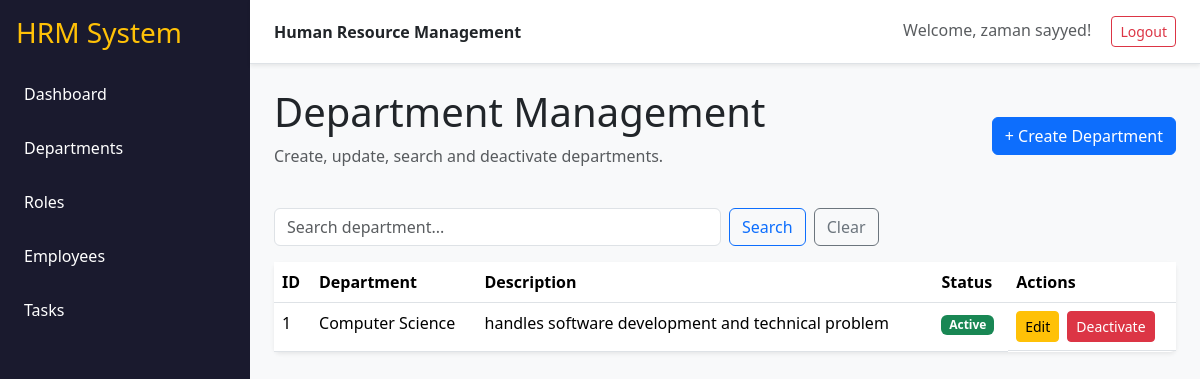
Screenshot of /departments (signed in) with the database file from the repository.
### tables this page shows
CREATE TABLE department (
            dept_id INTEGER PRIMARY KEY AUTOINCREMENT,
            dept_name VARCHAR(100) NOT NULL UNIQUE,
            description VARCHAR(300),
            created_at DATETIME NOT NULL,
            updated_at DATETIME NOT NULL,
            status INTEGER NOT NULL DEFAULT 1
        );

### app.py (the view)
@app.route("/departments")
@login_required
def departments():
    search = request.args.get("search", "").strip()
    conn = get_db()
    if search:
        rows = conn.execute("""
            SELECT * FROM department
            WHERE dept_name LIKE ? OR description LIKE ?
            ORDER BY dept_id DESC
        """, (f"%{search}%", f"%{search}%")).fetchall()
    else:
        rows = conn.execute(
            "SELECT * FROM department ORDER BY dept_id DESC"
        ).fetchall()
    conn.close()
    return render_template("departments.html", departments=rows, search=search)

### app.py (called while the page is built)
def login_required(f):
    @wraps(f)
    def decorated_function(*args, **kwargs):
        if 'employee_id' not in session:
            return redirect(url_for('login'))
        return f(*args, **kwargs)
    return decorated_function

def get_db():
    conn = sqlite3.connect(DB_NAME)
    conn.row_factory = sqlite3.Row
    return conn

### templates/departments.html (shortened to what this page needs)
{% extends "base.html" %}
{% block content %}
<div class="d-flex justify-content-between align-items-center mb-4">
    <div>
        <h1>Department Management</h1>
        <p class="text-muted">Create, update, search and deactivate departments.</p>
    </div>
    <a class="btn btn-primary" href="{{ url_for('create_department') }}">+ Create Department</a>
</div>
<form class="row g-2 mb-3" method="get">
    <div class="col-md-6">
        <input class="form-control" name="search" value="{{ search }}"
               placeholder="Search department...">
    </div>
    <div class="col-auto">
        <button class="btn btn-outline-primary">Search</button>
    </div>
    <div class="col-auto">
        <a class="btn btn-outline-secondary" href="{{ url_for('departments') }}">Clear</a>
    </div>
</form>
<div class="card shadow-sm">
<div class="table-responsive">
<table class="table table-hover mb-0">
    <thead>
        <tr>
            <th>ID</th>
            <th>Department</th>
            <th>Description</th>
            <th>Status</th>
            <th>Actions</th>
        </tr>
    </thead>
    <tbody>
    {% for d in departments %}
        <tr>
            <td>{{ d.dept_id }}</td>
            <td>{{ d.dept_name }}</td>
            <td>{{ d.description or "-" }}</td>
            <td>
                {% if d.status %}
                    <span class="badge text-bg-success">Active</span>
                {% else %}
                    <span class="badge text-bg-secondary">Inactive</span>
                {% endif %}
            </td>
            <td class="d-flex gap-2">
                <a class="btn btn-sm btn-warning"
                   href="{{ url_for('edit_department', dept_id=d.dept_id) }}">Edit</a>
                <form method="post"
                      action="{{ url_for('toggle_department', dept_id=d.dept_id) }}"
                      onsubmit="return confirm('Are you sure you want to change this department status?');">
                    <button class="btn btn-sm btn-danger">
                        {{ "Deactivate" if d.status else "Activate" }}
                    </button>
                </form>
            </td>
        </tr>
    {% else %}
        <tr><td colspan="5" class="text-center p-4">No departments found.</td></tr>
    {% endfor %}
    </tbody>
</table>
</div>
</div>
{% endblock %}

### static/css/style.css (style rules this page uses)
body { background: #f6f8fb; }
.card { border: 0; }

### rows the page displays
department: dept_id "1", dept_name "Computer Science", description "handles software development and technical problem", shows "Active", status "Deactivate"

### other values shown
{{ session.get('name', 'User') }} "zaman sayyed"
